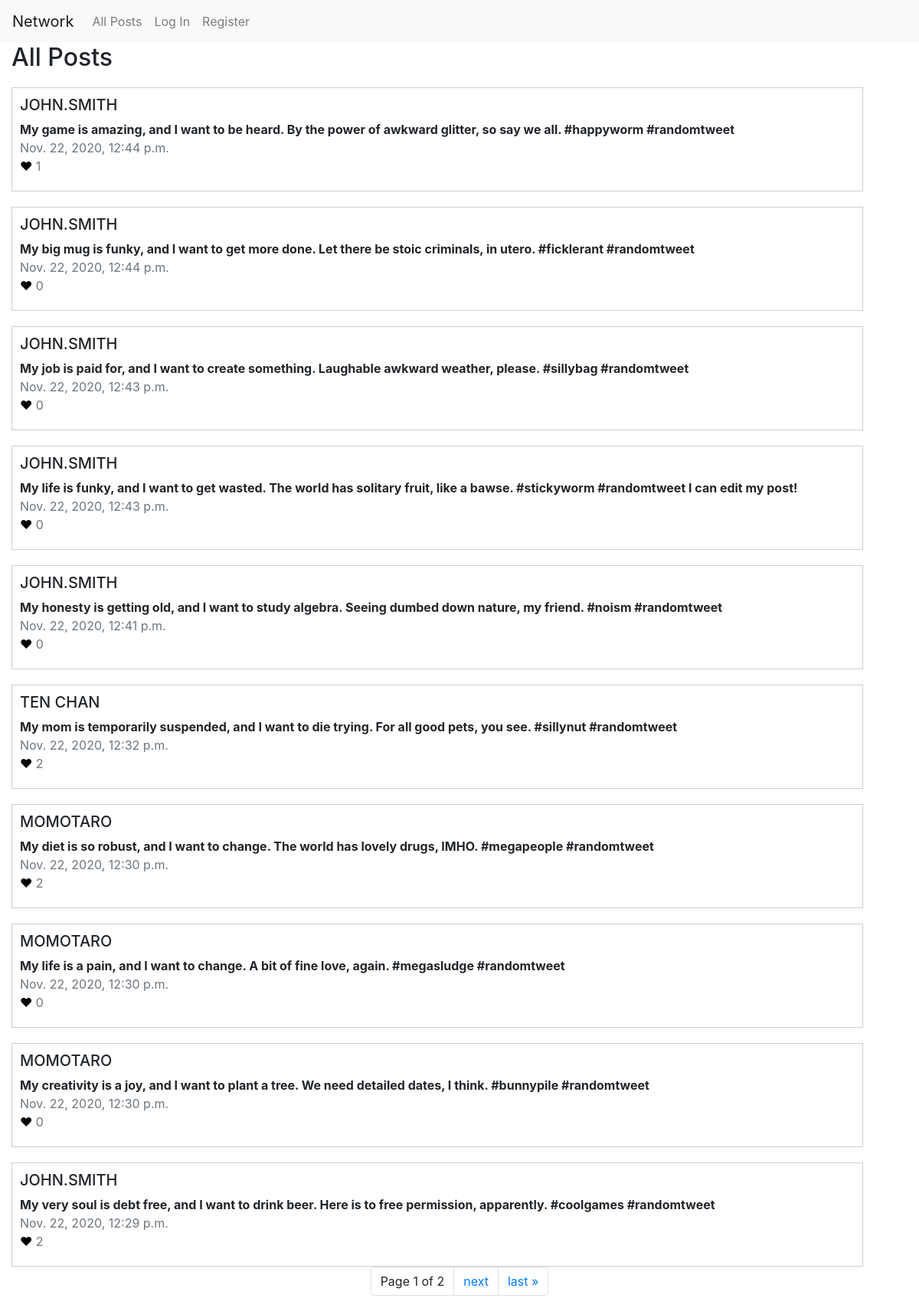
The page / on the database its author committed.
### network/models.py (models this page shows)
class Post(models.Model):
    user = models.ForeignKey("User", on_delete=models.CASCADE, related_name="posts")
    body = models.TextField(blank=True, max_length=280)
    timestamp = models.DateTimeField(auto_now_add=True)
    like = models.ManyToManyField("User", related_name="post_likes", blank=True)
    def num_likes(self):
        return self.like.count()

class User(AbstractUser):
    pass

### network/views.py (the view)
# urls.py: path("", views.index, name="index"),
def index(request):
    if request.method == "POST":
        form = NewPostForm(request.POST)
        if form.is_valid():
            body = form.cleaned_data["body"]
            user = request.user
            if request.user.is_authenticated:
                post = Post(user=user, body=body)
                post.save()
            else:
                pass
        return HttpResponseRedirect(reverse("index"))
    else:
        post_list = Post.objects.all().order_by('-timestamp')
        paginator = Paginator(post_list, 10) # Show 10 posts per page.
        page_number = request.GET.get('page')
        page_obj = paginator.get_page(page_number)
        return render(request, "network/index.html", {
            "newpostform": NewPostForm(),
            "page_obj": page_obj
        })

### network/templates/network/index.html (shortened to what this page needs)
{% extends "network/layout.html" %}
{% load static %}
{% block body %}
<div class="container-fluid">
    <h2>All Posts</h2>
    {% for post in page_obj %}
        <div class="box">
            <h5><a href="{% url 'profile' post.user.id %}" alt="View {{ post.user }}'s profile" class="user">{{ post.user|upper }}</a></h5>
            <p class="post-body" id="post-body-{{ post.id }}">{{ post.body }}</p>
            <p class="text-secondary date">{{ post.timestamp }}</p>
            {% if user in post.like.all %}
                <p class="like" id="{{ post.id }}" style="color:red;"><a href="javascript:void(0);">♥</a></p>
            {% else %}
                <p class="like" id="{{ post.id }}" style="color:black;"><a href="javascript:void(0);">♥</a></p>
            {% endif %}
            <p class="text-secondary like" id="count-like-{{ post.id }}">{{ post.num_likes }}</p>
        </div>
    {% endfor %}
    <nav>
    <ul class="pagination justify-content-center">
        <li class="page-item"><a class="page-link">Page {{ page_obj.number }} of {{ page_obj.paginator.num_pages }}</a></li>
        {% if page_obj.has_next %}
            <li class="page-item"><a class="page-link" href="?page={{ page_obj.next_page_number }}">next</a></li>
            <li class="page-item"><a class="page-link" href="?page={{ page_obj.paginator.num_pages }}">last &raquo;</a></li>
        {% endif %}
    </ul>
</nav>
</div>
{% endblock %}

### network/templates/network/layout.html (shortened to what this page needs)
{% load static %}
<!DOCTYPE html>
<html lang="en">
    <head>
        <link rel="stylesheet" href="https://stackpath.bootstrapcdn.com/bootstrap/4.4.1/css/bootstrap.min.css">
        <link href="{% static 'network/styles.css' %}" rel="stylesheet">
    </head>
    <body>
        <nav class="navbar navbar-expand-lg navbar-light bg-light">
            <a class="navbar-brand" href="{% url 'index' %}">Network</a>
            <div>
              <ul class="navbar-nav mr-auto">
                <li class="nav-item">
                  <a class="nav-link" href="{% url 'index' %}">All Posts</a>
                </li>
                {% if user.is_authenticated %}
                    <li class="nav-item">
                        <a class="nav-link" href="{% url 'following' %}">Following</a>
                    </li>
                    <li class="nav-item">
                        <a class="nav-link" href="{% url 'logout' %}">Log Out</a>
                    </li>
                {% else %}
                    <li class="nav-item">
                        <a class="nav-link" href="{% url 'login' %}">Log In</a>
                    </li>
                    <li class="nav-item">
                        <a class="nav-link" href="{% url 'register' %}">Register</a>
                    </li>
                {% endif %}
              </ul>
            </div>
          </nav>
        <div class="body">
            {% block body %}
            {% endblock %}
        </div>
    </body>
</html>

### network/static/network/styles.css (style rules this page uses)
a, a:hover, a:focus, a:active { color: inherit; }
.box { border: 1px solid #cecece; width: 95%; margin-top: 20px; padding-top: 10px; padding-right: 10px; padding-bottom: 20px; padding-left: 10px; }
.post-body { font-weight: bold; margin: 0; }
.like { display: inline; margin: 0; }
.date { margin: 0; }

### rows shown on the page
Post: user "JOHN.SMITH", body "My game is amazing, and I want to be heard. By the power of awkward glitter, so say we all. #happyworm #randomtweet", timestamp "Nov. 22, 2020, 12:44 p.m.", num_likes "1"
Post: user "JOHN.SMITH", body "My big mug is funky, and I want to get more done. Let there be stoic criminals, in utero. #ficklerant #randomtweet", timestamp "Nov. 22, 2020, 12:44 p.m.", num_likes "0"
Post: user "JOHN.SMITH", body "My job is paid for, and I want to create something. Laughable awkward weather, please. #sillybag #randomtweet", timestamp "Nov. 22, 2020, 12:43 p.m.", num_likes "0"
Post: user "JOHN.SMITH", body "My life is funky, and I want to get wasted. The world has solitary fruit, like a bawse. #stickyworm #randomtweet I can edit my post!", timestamp "Nov. 22, 2020, 12:43 p.m.", num_likes "0"
Post: user "JOHN.SMITH", body "My honesty is getting old, and I want to study algebra. Seeing dumbed down nature, my friend. #noism #randomtweet", timestamp "Nov. 22, 2020, 12:41 p.m.", num_likes "0"
Post: user "TEN CHAN", body "My mom is temporarily suspended, and I want to die trying. For all good pets, you see. #sillynut #randomtweet", timestamp "Nov. 22, 2020, 12:32 p.m.", num_likes "2"
Post: user "MOMOTARO", body "My diet is so robust, and I want to change. The world has lovely drugs, IMHO. #megapeople #randomtweet", timestamp "Nov. 22, 2020, 12:30 p.m.", num_likes "2"
Post: user "MOMOTARO", body "My life is a pain, and I want to change. A bit of fine love, again. #megasludge #randomtweet", timestamp "Nov. 22, 2020, 12:30 p.m.", num_likes "0"
Post: user "MOMOTARO", body "My creativity is a joy, and I want to plant a tree. We need detailed dates, I think. #bunnypile #randomtweet", timestamp "Nov. 22, 2020, 12:30 p.m.", num_likes "0"
Post: user "JOHN.SMITH", body "My very soul is debt free, and I want to drink beer. Here is to free permission, apparently. #coolgames #randomtweet", timestamp "Nov. 22, 2020, 12:29 p.m.", num_likes "2"

### other values the page prints
{{ page_obj.number }} "1"
{{ page_obj.paginator.num_pages }} "2"
